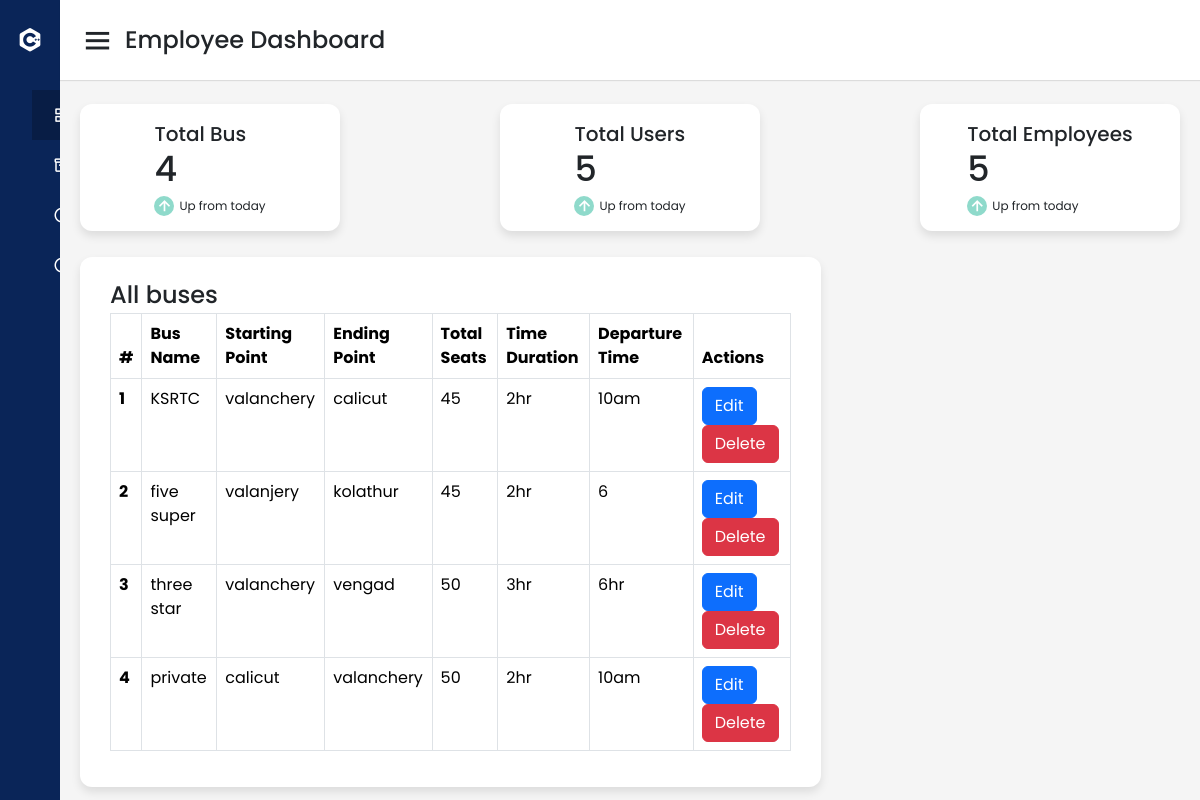
/employee_dashboard, run on the app's committed database.
### app.py (models this page shows)
class AddBus(db.Model):
    id = db.Column(db.Integer, primary_key=True)
    bus_name = db.Column(db.String(50), nullable=False)
    starting_point = db.Column(db.String(50), nullable=False)
    ending_point = db.Column(db.String(50), nullable=False)
    total_seats = db.Column(db.Integer, nullable=False)
    time_duration = db.Column(db.String(50), nullable=False)
    departure_time = db.Column(db.String(50), nullable=False)

### app.py (the view)
@app.route('/employee_dashboard')
def employee_dashboard():
    bus_details=AddBus.query.all()
    total_users = User.query.count()
    total_employees = Employee.query.count()
    total_bus_count = AddBus.query.count()
    return render_template('employee_dashboard.html',bus_details=bus_details,total_bus_count=total_bus_count, total_users=total_users, total_employees=total_employees)

### templates/employee_dashboard.html (shortened to what this page needs)
<!DOCTYPE html>
<html lang="en" dir="ltr">
  <head>
    <link rel="stylesheet" href="../static/dashboard.css" />
    <link href="https://unpkg.com/boxicons@2.0.7/css/boxicons.min.css" rel="stylesheet" />
    <link href="https://cdn.jsdelivr.net/npm/bootstrap@5.3.2/dist/css/bootstrap.min.css" rel="stylesheet"
>
    <link href="https://cdn.jsdelivr.net/npm/bootstrap-icons@latest/font/bootstrap-icons.css" rel="stylesheet">
    <link rel="stylesheet" href="https://cdn.jsdelivr.net/npm/bootstrap@5.3.2/dist/css/bootstrap.min.css">
    <link href="https://cdn.jsdelivr.net/npm/bootstrap-icons@1.18.0/font/bootstrap-icons.css" rel="stylesheet">
  </head>
  <body>
    <div class="sidebar">
      <div class="logo-details">
        <i class="bx bxl-c-plus-plus"></i>
        <span class="logo_name">Bus Tracking</span>
      </div>
      <ul class="nav-links">
        <li>
          <a href="#" class="active">
            <span class="links_name">Dashboard</span>
          </a>
        </li>
        <li>
          <a href="{{url_for('add_bus')}}">
            <span class="links_name">Add Bus</span>
          </a>
        </li>
        <li>
          <a href="{{url_for('homepage')}}">
            <span class="links_name">Back home</span>
          </a>
        </li>
        <li>
          <a href="{{url_for('logout')}}">
            <span class="links_name">Sign out</span>
          </a>
        </li>
      </ul>
    </div>
    <section class="home-section">
      <nav>
        <div class="sidebar-button">
          <i class="bx bx-menu sidebarBtn"></i>
          <span class="dashboard">Employee Dashboard</span>
        </div>
      </nav>
      <div class="home-content">
        <div class="overview-boxes">
          <div class="box">
            <div class="right-side">
              <div class="box-topic">Total Bus</div>
              <div class="number">{{total_bus_count}}</div>
              <div class="indicator">
                <i class="bx bx-up-arrow-alt"></i>
                <span class="text">Up from today</span>
              </div>
            </div>
          </div>
          <div class="box">
            <div class="right-side">
              <div class="box-topic">Total Users</div>
              <div class="number">{{ total_users }}</div>
              <div class="indicator">
                <i class="bx bx-up-arrow-alt"></i>
                <span class="text">Up from today</span>
              </div>
            </div>
          </div>
          <div class="box">
            <div class="right-side">
              <div class="box-topic">Total Employees </div>
              <div class="number">{{ total_employees }}</div>
              <div class="indicator">
                <i class="bx bx-up-arrow-alt"></i>
                <span class="text">Up from today</span>
              </div>
            </div>
          </div>
        </div>
        <div class="sales-boxes">
          <div class="recent-sales box">
            <div class="title">All buses</div>
            <div class="sales-details">
              <div class="table-responsive">
                <table class="table table-bordered">
                    <thead>
                        <tr>
                            <th scope="col">#</th>
                            <th scope="col">Bus Name</th>
                            <th scope="col">Starting Point</th>
                            <th scope="col">Ending Point</th>
                            <th scope="col">Total Seats</th>
                            <th scope="col">Time Duration</th>
                            <th scope="col">Departure Time</th>
                            <th scope="col">Actions</th>
                        </tr>
                    </thead>
                    <tbody>
                        {% for bus in bus_details %}
                            <tr>
                                <th scope="row">{{ loop.index }}</th>
                                <td>{{ bus.bus_name }}</td>
                                <td>{{ bus.starting_point }}</td>
                                <td>{{ bus.ending_point }}</td>
                                <td>{{ bus.total_seats }}</td>
                                <td>{{ bus.time_duration }}</td>
                                <td>{{ bus.departure_time }}</td>
                                <td>
                                    <a href="{{ url_for('edit_bus', bus_id=bus.id) }}" class="btn btn-primary">Edit</a>
                                    <a href="{{ url_for('delete_bus', bus_id=bus.id) }}" class="btn btn-danger">Delete</a>
                                </td>
                            </tr>
                        {% endfor %}
                    </tbody>
                </table>
            </div>
          </div>
        </div>
      </div>
    </section>
  </body>
</html>

### static/dashboard.css (style rules this page uses)
* { margin: 0; padding: 0; box-sizing: border-box; font-family: 'Poppins', sans-serif; }
.sidebar { position: fixed; height: 100%; width: 240px; background: #0A2558; transition: all 0.5s ease; }
.sidebar .logo-details { height: 80px; display: flex; align-items: center; }
.sidebar .logo-details i { font-size: 28px; font-weight: 500; color: #fff; min-width: 60px; text-align: center }
.sidebar .logo-details .logo_name { color: #fff; font-size: 24px; font-weight: 500; }
.sidebar .nav-links { margin-top: 10px; }
.sidebar .nav-links li { position: relative; list-style: none; height: 50px; }
.sidebar .nav-links li a { height: 100%; width: 100%; display: flex; align-items: center; text-decoration: none; transition: all 0.4s ease; }
.sidebar .nav-links li a.active { background: #081D45; }
.sidebar .nav-links li a .links_name { color: #fff; font-size: 15px; font-weight: 400; white-space: nowrap; }
.home-section { position: relative; background: #f5f5f5; min-height: 100vh; width: calc(100% - 240px); left: 240px; transition: all 0.5s ease; }
.home-section nav { display: flex; justify-content: space-between; height: 80px; background: #fff; display: flex; align-items: center; position: fixed; width: calc(100% - 240px); left: 240px; z-index: 100; padding: 0 20px; box-shadow: 0 1px 1px rgba(0, 0, 0, 0.1); transition: all 0.5s ease; }
.home-section nav .sidebar-button { display: flex; align-items: center; font-size: 24px; font-weight: 500; }
nav .sidebar-button i { font-size: 35px; margin-right: 10px; }
.home-section .home-content { position: relative; padding-top: 104px; }
.home-content .overview-boxes { display: flex; align-items: center; justify-content: space-between; flex-wrap: wrap; padding: 0 20px; margin-bottom: 26px; }
.overview-boxes .box { display: flex; align-items: center; justify-content: center; width: calc(100% / 4 - 15px); background: #fff; padding: 15px 14px; border-radius: 12px; box-shadow: 0 5px 10px rgba(0,0,0,0.1); }
.overview-boxes .box-topic { font-size: 20px; font-weight: 500; }
.home-content .box .number { display: inline-block; font-size: 35px; margin-top: -6px; font-weight: 500; }
.home-content .box .indicator { display: flex; align-items: center; }
.home-content .box .indicator i { height: 20px; width: 20px; background: #8FDACB; line-height: 20px; text-align: center; border-radius: 50%; color: #fff; font-size: 20px; margin-right: 5px; }
.home-content .box .indicator .text { font-size: 12px; }
.home-content .sales-boxes { display: flex; justify-content: space-between; }
.home-content .sales-boxes .recent-sales { width: 65%; background: #fff; padding: 20px 30px; margin: 0 20px; border-radius: 12px; box-shadow: 0 5px 10px rgba(0, 0, 0, 0.1); }
.home-content .sales-boxes .sales-details { display: flex; align-items: center; justify-content: space-between; }
.sales-boxes .box .title { font-size: 24px; font-weight: 500; }
@media (max-width: 1240px) { .sidebar { width: 60px; } }
@media (max-width: 1240px) { .home-section { width: calc(100% - 60px); left: 60px; } }
@media (max-width: 1240px) { .home-section nav { width: calc(100% - 60px); left: 60px; } }

### data on the page
AddBus: bus_name "KSRTC", starting_point "valanchery", ending_point "calicut", total_seats "45", time_duration "2hr", departure_time "10am"
AddBus: bus_name "five super", starting_point "valanjery", ending_point "kolathur", total_seats "45", time_duration "2hr", departure_time "6"
AddBus: bus_name "three star", starting_point "valanchery", ending_point "vengad", total_seats "50", time_duration "3hr", departure_time "6hr"
AddBus: bus_name "private", starting_point "calicut", ending_point "valanchery", total_seats "50", time_duration "2hr", departure_time "10am"

### other printed values
{{ total_bus_count }} "4"
{{ total_users }} "5"
{{ total_employees }} "5"
